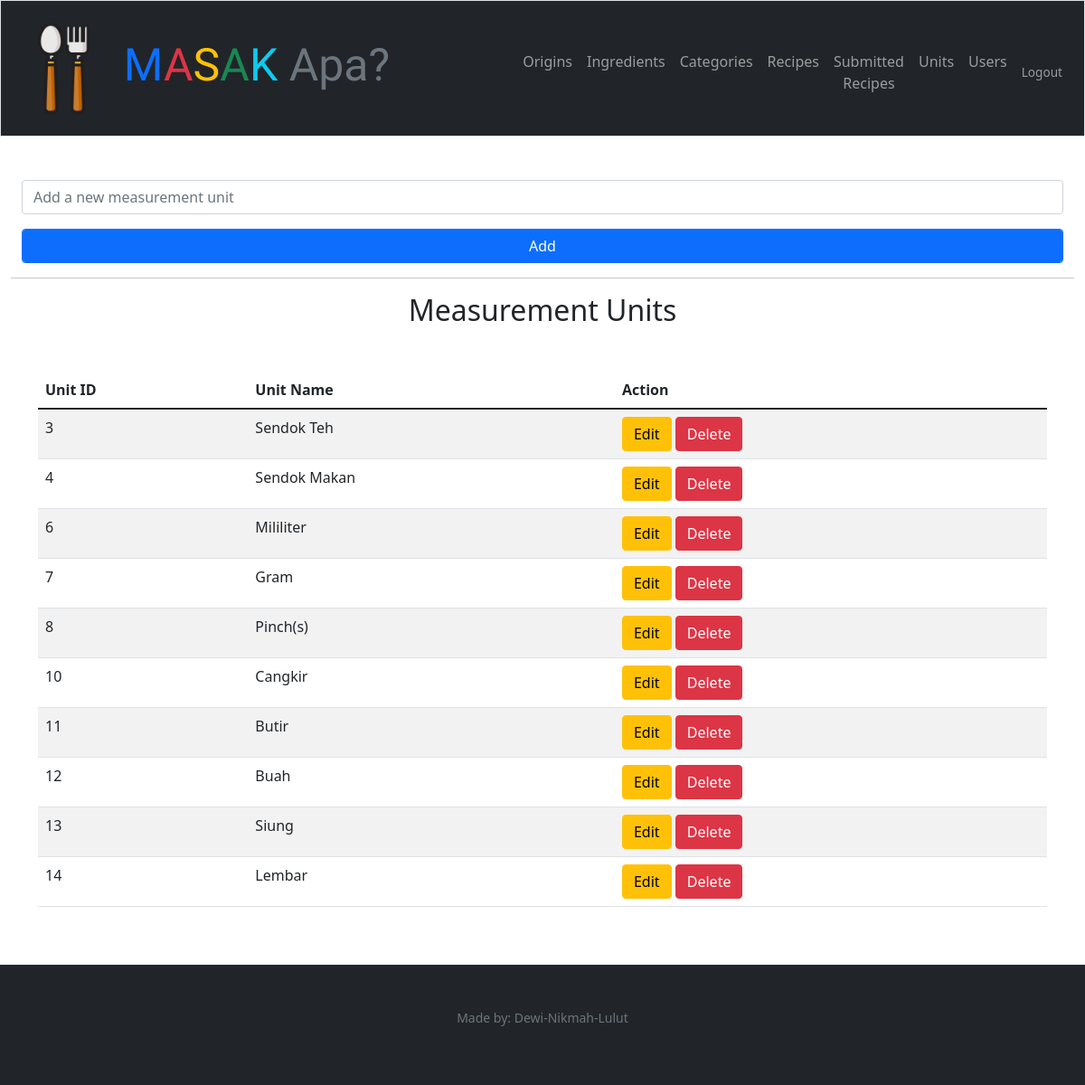
The app's page /admin/units (signed in) with its own data.
### tables this page shows
CREATE TABLE "units" (
	"id"	integer NOT NULL,
	"name"	varchar NOT NULL,
	"created_at"	datetime DEFAULT CURRENT_TIMESTAMP,
	"updated_at"	datetime DEFAULT CURRENT_TIMESTAMP,
	PRIMARY KEY("id" AUTOINCREMENT)
);

### app.py (the view, shortened to what this page needs)
@app.route("/admin/units", methods=["GET", "POST"])
@login_admin_required
def units():
    if request.method == "GET":
        units = db.execute("select id, name from units")
        return render_template("/admin/units.html", units = units)

### app.py (called while the page is built)
@app.after_request
def after_request(response):
    response.headers["Cache-Control"] = "no-cache, no-store, must-revalidate"
    response.headers["Expires"] = 0
    response.headers["Pragma"] = "no-cache"
    return response

### helpers.py (called while the page is built)
def login_admin_required(f):
    @wraps(f)
    def decorated_function(*args, **kwargs):
        if session.get("role") != 'admin':
            return redirect("/login")
        return f(*args, **kwargs)
    return decorated_function

### templates/admin/units.html (shortened to what this page needs)
{% extends "layout_admin.html" %}
{% block main %}
<div class="container-fluid mb-3">
    <form action="/admin/units" method="post">
        <div class="mb-3">
            <input autocomplete="off" autofocus class="form-control" id="origin" name="unit" placeholder="Add a new measurement unit" type="text">
        </div>
        <div class="mb-3">
            <button class="btn btn-primary form-control" type="submit">Add</button>
        </div>
    </form>
</div>
<hr>
<div class="container-sm mt-3">
    <h2 class="text-center">Measurement Units</h2>
    <table class="table table-striped table-hover">
        <thead>
            <tr>
                <th>Unit ID</th>
                <th>Unit Name</th>
                <th>Action</th>
            </tr>
        </thead>
        <tbody>
            {% for unit in units %}
            <tr>
                <td>{{ unit["id"] }}</td>
                <td>{{ unit["name"] }}</td>
                <td>
                    <a href="/admin/units/{{ unit['id'] }}/edit" class="btn btn-warning">Edit</a>
                    <a href="/admin/units/{{ unit['id'] }}/delete" onclick="return confirm('Are you sure you want to delete this item?');" class="btn btn-danger">Delete</a>
                </td>
            </tr>
            {% endfor %}
        </tbody>
    </table>
</div>
{% endblock %}

### records on screen
units: id "3", name "Sendok Teh"
units: id "4", name "Sendok Makan"
units: id "6", name "Mililiter"
units: id "7", name "Gram"
units: id "8", name "Pinch(s)"
units: id "10", name "Cangkir"
units: id "11", name "Butir"
units: id "12", name "Buah"
units: id "13", name "Siung"
units: id "14", name "Lembar"
